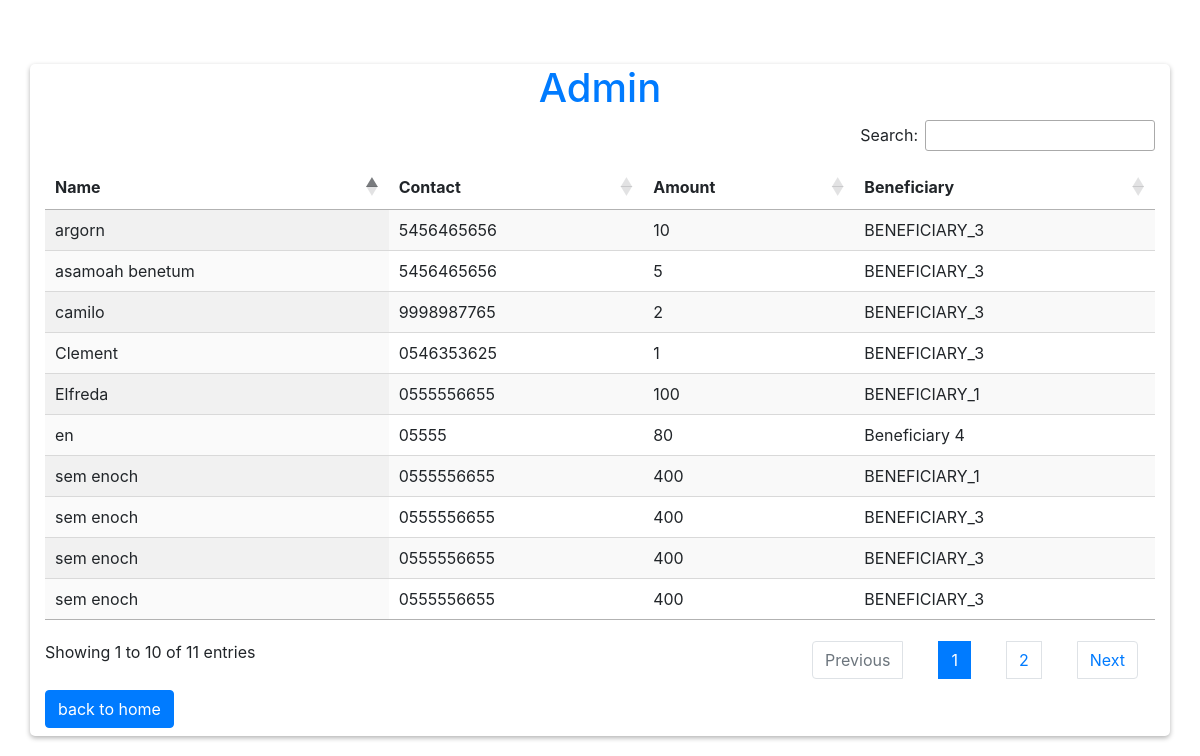
/admin, run on an earlier commit of the app's database.
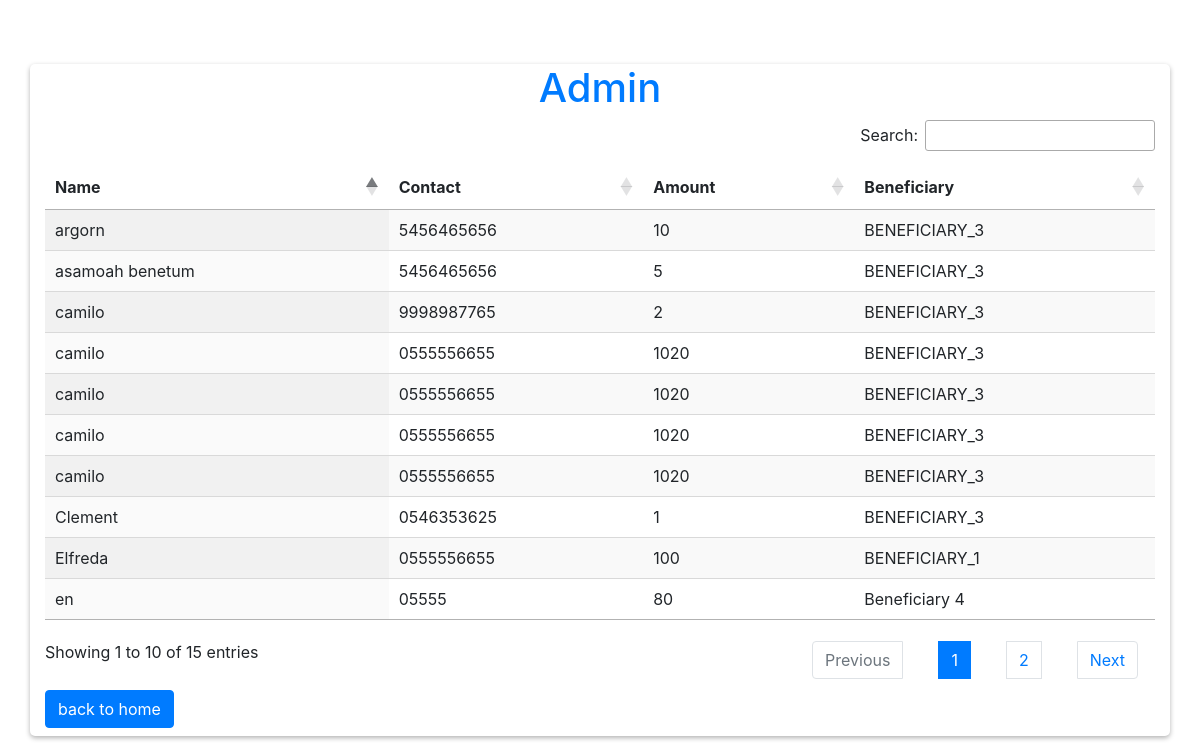
And on a later commit of the database.
### tables this page shows
CREATE TABLE contributor(
    id INTEGER PRIMARY KEY AUTOINCREMENT,
    name TEXT NOT NULL, 
	contact TEXT NOT NULL,
	amount TEXT NOT NULL,
	beneficiary TEXT NOT NULL
    );

### app.py (the view)
@app.route("/admin")
def admin():
    db = DB()
    contributors = db.select_all(TABLE_NAME)
    lenght = len(contributors)
    return render_template("admin.html", contributors = contributors, lenght = lenght)

### db.py (called while the page is built)
    def select_all(self,tb_name):
        self.cur.execute("SELECT * FROM {}".format(tb_name))
        data = self.cur.fetchall()
        return data

### templates/admin.html (shortened to what this page needs)
{% extends "base.html" %}
{% block body %}
<div class="container pb-2">
    <div class="text-primary text-center"><h1>Admin</h1></div>
        <div id="tb_rapper">
            <table id="table_id" class="display">
                <thead>
                    <tr>
                        <th>Name</th>
                        <th>Contact</th>
                        <th>Amount</th>
                        <th>Beneficiary</th>
                    </tr>
                </thead>
                <tbody>
                    {% if lenght >0 %}
                    {% for contributor in range(lenght)%}
                    <tr>
                        <td>{{contributors[contributor][1]}}</td>
                        <td>{{contributors[contributor][2]}}</td>
                        <td>{{contributors[contributor][3]}}</td>
                        <td>{{contributors[contributor][4]}}</td>
                    </tr>
                    {% else %}
                    <tr>
                        <center><td>No Contributions Yet</td></center>
                    </tr>
                    {% endfor%}
                    {% endif%}
                </tbody>
            </table>
        </div>
        <a class="btn btn-primary mr-3" href="/">back to home</a>
</div>
{% endblock %}

### templates/base.html (shortened to what this page needs)
<!DOCTYPE html>
<html>
<head>
	<link rel="stylesheet" href="https://maxcdn.bootstrapcdn.com/bootstrap/4.0.0/css/bootstrap.min.css">
	<link rel="stylesheet" href="/static/css/style.css">
    <link rel="stylesheet" type="text/css" href="https://cdn.datatables.net/1.10.25/css/jquery.dataTables.css">
    <link rel="stylesheet" href="https://cdnjs.cloudflare.com/ajax/libs/twitter-bootstrap/4.5.2/css/bootstrap.css">
    <link rel="stylesheet" href="https://cdn.datatables.net/1.10.25/css/dataTables.bootstrap4.min.css">
    <link rel="stylesheet" href="https://cdn.datatables.net/buttons/1.7.1/css/buttons.bootstrap4.min.css">
</head>
<body class="">
    {% block body%}
    {% endblock %}
</body>
</html>

### static/css/style.css (style rules this page uses)
body { display: flex; align-items: center; justify-content: center; min-height: 100vh; margin: 0; }
.container { border-radius: 5px; box-shadow: 0 2px 5px rgba(0, 0, 0, 0.3); overflow: hidden; width: 600px; max-width: 100%; }

What changed in the data, as far as the page shows it:
no longer on this page (row unchanged): contributor: name "sem enoch", contact "0555556655", amount "400", beneficiary "BENEFICIARY_1"
no longer on this page (row unchanged): contributor: name "sem enoch", contact "0555556655", amount "400", beneficiary "BENEFICIARY_3"
no longer on this page (row unchanged): contributor: name "sem enoch", contact "0555556655", amount "400", beneficiary "BENEFICIARY_3"
no longer on this page (row unchanged): contributor: name "sem enoch", contact "0555556655", amount "400", beneficiary "BENEFICIARY_3"
added contributor: name "camilo", contact "0555556655", amount "1020", beneficiary "BENEFICIARY_3"
added contributor: name "camilo", contact "0555556655", amount "1020", beneficiary "BENEFICIARY_3"
added contributor: name "camilo", contact "0555556655", amount "1020", beneficiary "BENEFICIARY_3"
added contributor: name "camilo", contact "0555556655", amount "1020", beneficiary "BENEFICIARY_3"
Also different on the page:
text written by a page script: "Search: Showing 1 to 10 of 11 entries Previous 1 2 Next" → "Search: Showing 1 to 10 of 15 entries Previous 1 2 Next"
